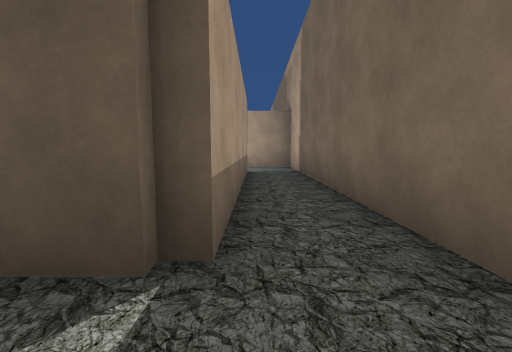
[1] (above)

22 first-person views from a walk through a 3-D level made in the Unity game engine. The camera is 1.3 m above the floor, tilts 6° down and sees 90° across. Doors are open. The floor is counted in squares, 2 m on a side. Each view is taken from the middle of a square. On the plan, view 1 faces up. The plan holds only what a view shows up to about 9 squares ahead; the rest is blank. The place goes on beyond the plan. The player is left out. Some surface patterns are stand-ins.

[2]
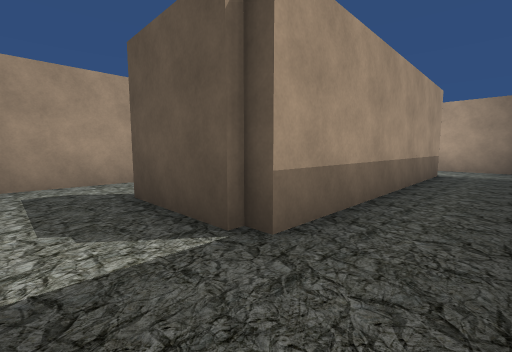

[3]
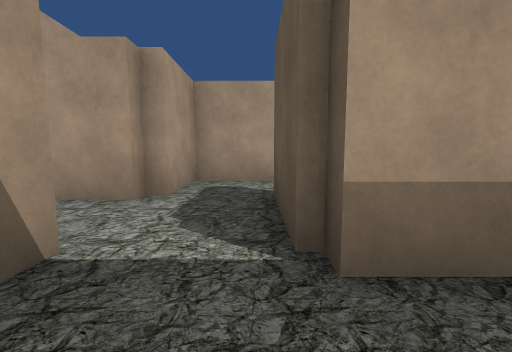

[4]
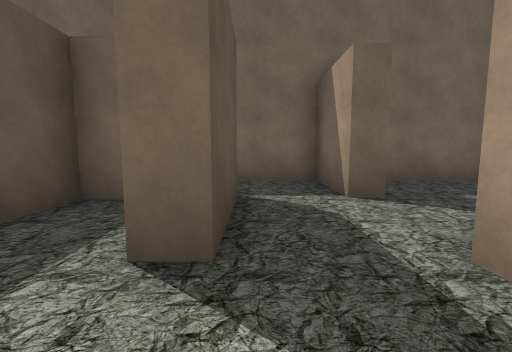

[5]
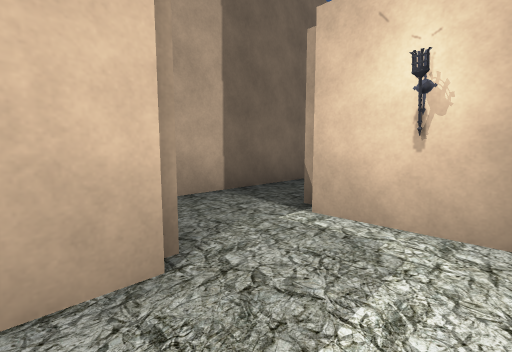

[6]
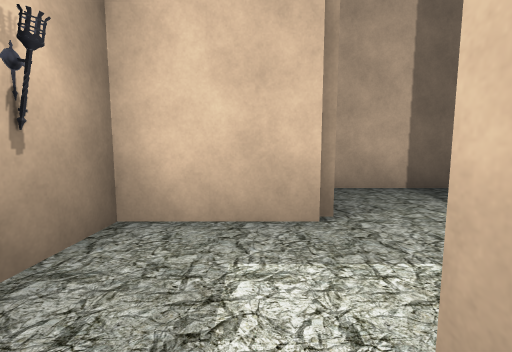

[7]
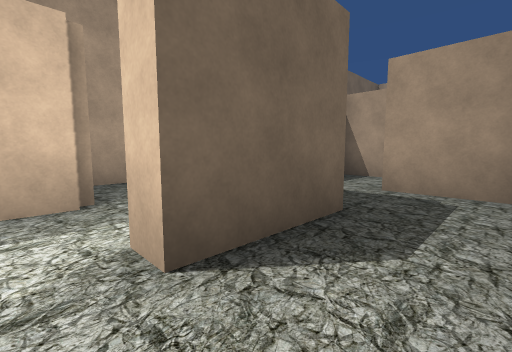

[8]
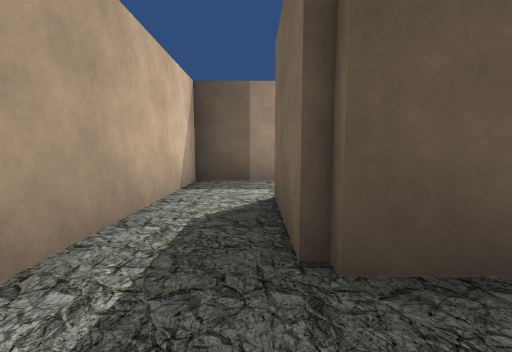

[9]
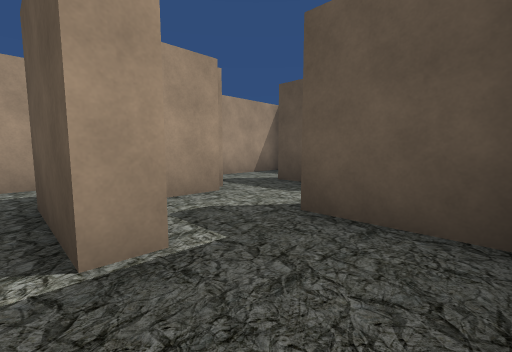

[10]
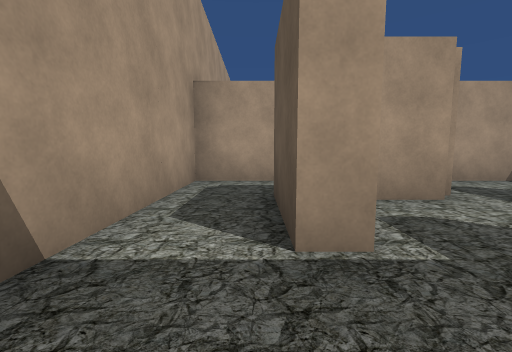

[11]
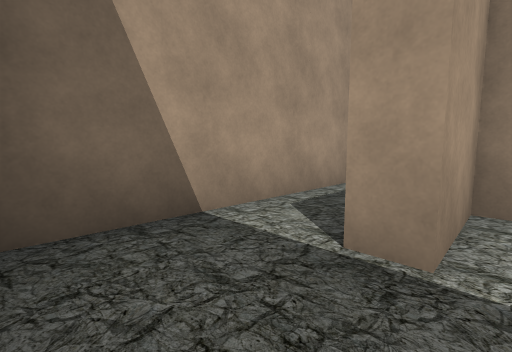

[12]
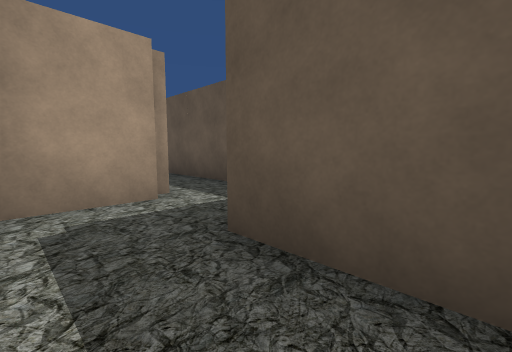

[13]
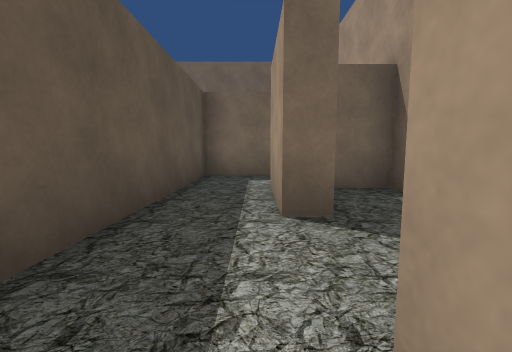

[14]
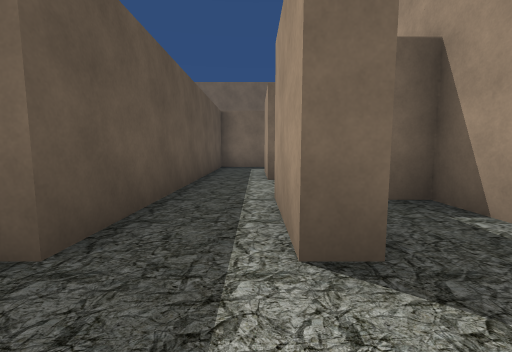

[15]
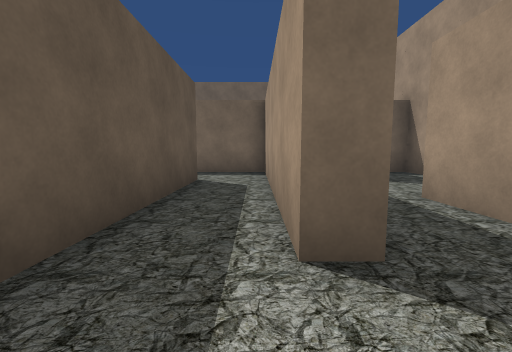

[16]
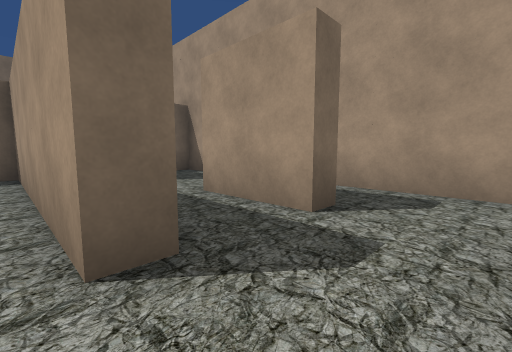

[17]
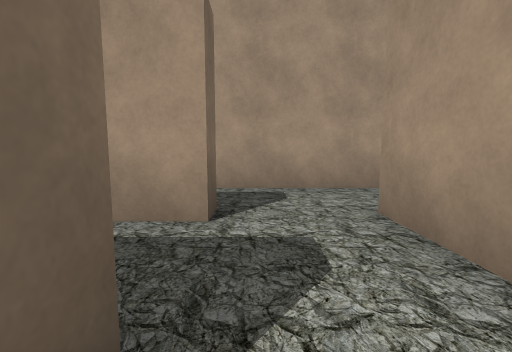

[18]
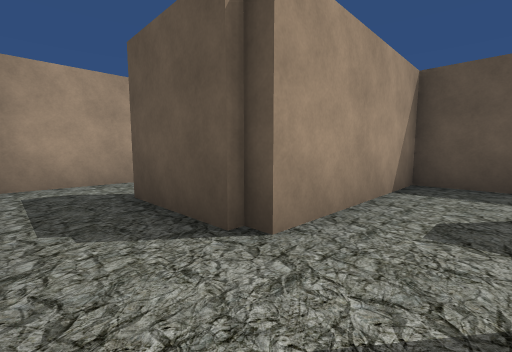

[19]
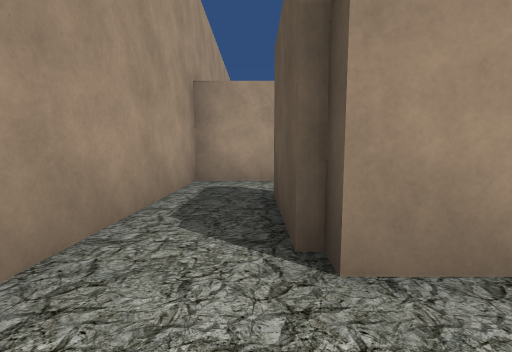

[20]
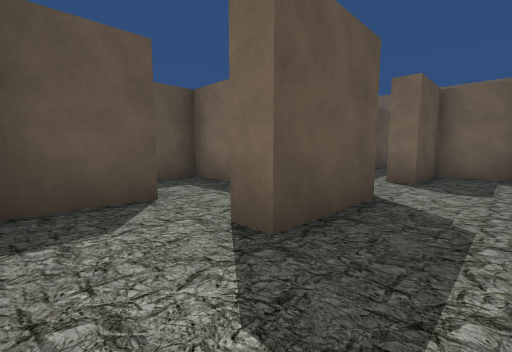

[21]
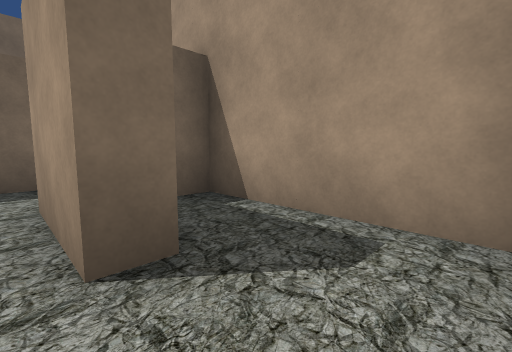

[22]
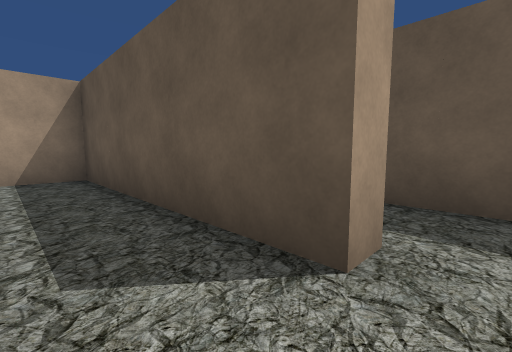

### Floor plan
Points are (right, up) in squares from view 1. A wall is a line through its corners. A room is listed if a view was taken in it or the views show most of it. See-through windows are left out.
Room 1 (views 1, 2, 3)
walls: (-0.2, 7.5) (-0.2, 1.4); (-0.6, -0.3) (1.3, -0.3) (1.3, 9); (1.1, 9.3) (-0.8, 9.3)
ways out: opening at (-1, 0) to room 2; open door at (-0.3, 8.7) to room 3
Room 2 (view 4)
walls: (-2.2, -0.5) (-2.2, -1.4); (-0.5, 1.3) (-2.6, 1.3) (-2.6, 1.8); (-4.2, 3.4) (-4.2, -0.3) (-2.6, -0.3) (-2.6, -0.8); (-0.2, 1.4) (-0.6, 1.4); (-0.6, -0.8) (-0.6, -0.3); (-0.8, 3.3) (-1.9, 3.3)
ways out: opening at (-1, 0) to room 1; opening at (-1.5, -1) to room 6
Room 3 (view 5)
walls: (-0.8, 9.3) (-0.8, 11.2); (-2.1, 7.7) (-0.5, 7.7)
ways out: open door at (-0.3, 8.7) to room 1; opening at (-3, 10) to room 4
Room 4 (views 6, 7, 8)
walls: (-2.8, 7.2) (-2.8, 9.4) (-2.2, 9.4); (-4.1, 5.7) (-2.5, 5.7); (-2.5, 11.2) (-4.2, 11.2) (-4.2, 7.1)
ways out: opening at (-3, 10) to room 3; opening at (-3, 6) to room 13
Room 5 (views 9, 10, 12)
walls: (-0.6, -2.3) (-0.6, -2.7) (-2.8, -2.7); (1.3, -3.6) (1.3, -2.6); (-4.2, -2.5) (-4.2, -4.2) (1.1, -4.2)
ways out: opening at (0.5, -3) to room 6; opening at (-4, -3) to room 12
Room 6 (view 11)
walls: (-2.2, -1.4) (-2.2, -2.3) (-0.6, -2.3); (1.3, -2.6) (1.3, -1.6); (1.1, -0.8) (-0.6, -0.8)
ways out: opening at (-1.5, -1) to room 2; opening at (0.5, -3) to room 5
Room 7 (views 13, 14)
walls: (-10.6, -2.7) (-10.6, -2.3) (-8.5, -2.3); (-12.2, -0.4) (-12.2, -2.6); (-8.6, -0.8) (-10.6, -0.8)
ways out: opening at (-11.5, -1) to room 8; opening at (-11.5, -3) to room 9; opening at (-9.5, -2) to room 11
Room 8 (views 15, 16, 17, 22)
walls: (-10.6, -0.8) (-10.6, -0.3) (-4.8, -0.3); (-6.6, 1.3) (-12.2, 1.3) (-12.2, -0.4)
ways out: opening at (-11.5, -1) to room 7; opening at (-6, 1)
Room 9 (views 18, 19)
walls: (-12.4, -4.2) (-8.7, -4.2) (-8.7, -2.7) (-10.6, -2.7)
ways out: opening at (-11.5, -3) to room 7; opening at (-13.5, -4) to room 10
Room 10 (view 20)
walls: (-16.2, -2.1) (-16.2, -4.2) (-12.4, -4.2); (-14.5, -0.8) (-16.1, -0.8); (-12.5, -2.7) (-14.6, -2.7) (-14.6, -2.2); (-12.2, -2.6) (-12.6, -2.6)
ways out: opening at (-13.5, -4) to room 9; opening at (-14, -1)
Room 11 (view 21)
walls: (-6.6, -2.9) (-6.6, -2.3) (-4.5, -2.3); (-8.1, -4.2) (-4.8, -4.2) (-4.8, -3.2); (-4.6, -0.8) (-8.6, -0.8)
ways out: opening at (-9.5, -2) to room 7; opening at (-5.5, -2) to room 12
Room 12 (no view inside)
walls: (-2.8, -2.7) (-2.8, -0.8); (-2.6, -0.8) (-4.6, -0.8)
ways out: opening at (-4, -3) to room 5; opening at (-5.5, -2) to room 11
Room 13 (no view inside)
walls: (-1.6, 7.2) (-2.8, 7.2)
ways out: opening at (-3, 6) to room 4; opening at (-2, 5)

Positions as (right, up) in squares from view 1, and headings:
1: (0, 0), facing up
2: (1, 0), facing up-left
3: (1, 1), facing left
4: (-4, 1), facing right
5: (-2, 10), facing down-right
6: (-3, 10), facing right
7: (-4, 10), facing down-right
8: (-3, 6), facing up
9: (1, -3), facing up-left
10: (1, -3), facing left
11: (1, -2), facing down-left
12: (-1, -4), facing up-left
13: (-9, -2), facing right
14: (-12, -2), facing right
15: (-12, 0), facing right
16: (-12, 0), facing down-right
17: (-11, 0), facing down
18: (-11, -4), facing up-left
19: (-11, -3), facing left
20: (-16, -4), facing up-right
21: (-8, -2), facing down-right
22: (-6, 0), facing up-left
